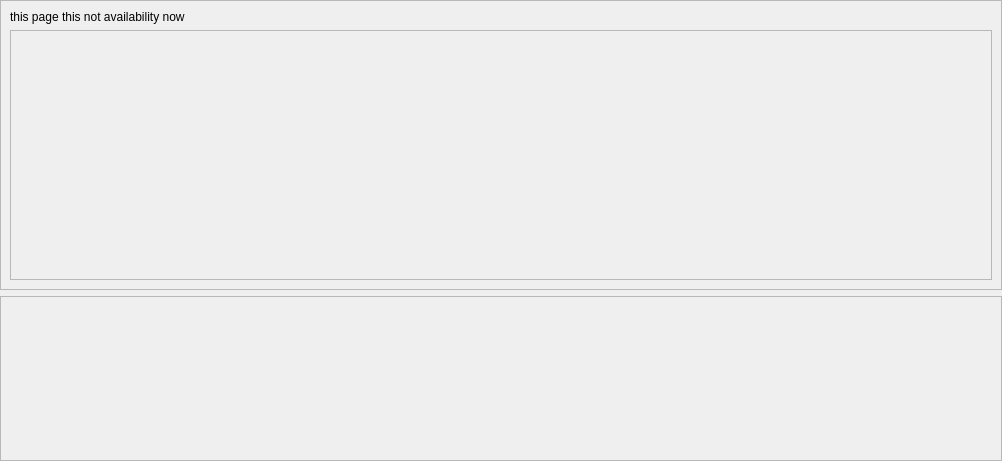
                   <widget class="QWidget" name="scrollAreaWidgetContents_2">
                    <property name="geometry">
                     <rect>
                      <x>0</x>
                      <y>0</y>
                      <width>1002</width>
                      <height>461</height>
                     </rect>
                    </property>
                    <layout class="QVBoxLayout" name="verticalLayout_27">
                     <property name="leftMargin">
                      <number>0</number>
                     </property>
                     <property name="topMargin">
                      <number>0</number>
                     </property>
                     <property name="rightMargin">
                      <number>0</number>
                     </property>
                     <property name="bottomMargin">
                      <number>0</number>
                     </property>
                     <item>
                      <widget class="QFrame" name="frame_34">
                       <property name="frameShape">
                        <enum>QFrame::Shape::StyledPanel</enum>
                       </property>
                       <property name="frameShadow">
                        <enum>QFrame::Shadow::Raised</enum>
                       </property>
                       <layout class="QVBoxLayout" name="verticalLayout_21">
                        <item>
                         <widget class="QLabel" name="arithmetic">
                          <property name="maximumSize">
                           <size>
                            <width>16777215</width>
                            <height>60</height>
                           </size>
                          </property>
                          <property name="text">
                           <string>&lt;html&gt;&lt;head/&gt;&lt;body&gt;&lt;p&gt;this page this not availability now&lt;/p&gt;&lt;/body&gt;&lt;/html&gt;</string>
                          </property>
                         </widget>
                        </item>
                        <item>
                         <widget class="QFrame" name="frame_38">
                          <property name="minimumSize">
                           <size>
                            <width>0</width>
                            <height>250</height>
                           </size>
                          </property>
                          <property name="maximumSize">
                           <size>
                            <width>16777215</width>
                            <height>2000</height>
                           </size>
                          </property>
                          <property name="frameShape">
                           <enum>QFrame::Shape::StyledPanel</enum>
                          </property>
                          <property name="frameShadow">
                           <enum>QFrame::Shadow::Raised</enum>
                          </property>
                          <layout class="QVBoxLayout" name="verticalLayout_12">
                           <property name="spacing">
                            <number>6</number>
                           </property>
                           <item>
                            <widget class="QFrame" name="frame_35">
                             <property name="styleSheet">
                              <string notr="true">border:none;
border-radius: 10px;</string>
                             </property>
                             <property name="frameShape">
                              <enum>QFrame::Shape::StyledPanel</enum>
                             </property>
                             <property name="frameShadow">
                              <enum>QFrame::Shadow::Raised</enum>
                             </property>
                             <layout class="QHBoxLayout" name="horizontalLayout_11">
                              <property name="spacing">
                               <number>0</number>
                              </property>
                              <property name="leftMargin">
                               <number>0</number>
                              </property>
                              <property name="topMargin">
                               <number>0</number>
                              </property>
                              <property name="rightMargin">
                               <number>0</number>
                              </property>
                              <property name="bottomMargin">
                               <number>0</number>
                              </property>
                              <item>
                               <widget class="QFrame" name="frame_36">
                                <property name="styleSheet">
                                 <string notr="true">border:none;</string>
                                </property>
                                <property name="frameShape">
                                 <enum>QFrame::Shape::StyledPanel</enum>
                                </property>
                                <property name="frameShadow">
                                 <enum>QFrame::Shadow::Raised</enum>
                                </property>
                                <layout class="QVBoxLayout" name="verticalLayout_10">
                                 <property name="spacing">
                                  <number>6</number>
                                 </property>
                                 <property name="leftMargin">
                                  <number>0</number>
                                 </property>
                                 <property name="topMargin">
                                  <number>0</number>
                                 </property>
                                 <property name="rightMargin">
                                  <number>5</number>
                                 </property>
                                 <property name="bottomMargin">
                                  <number>0</number>
                                 </property>
                                </layout>
                               </widget>
                              </item>
                             </layout>
                            </widget>
                           </item>
                          </layout>
                         </widget>
                        </item>
                       </layout>
                      </widget>
                     </item>
                     <item>
                      <widget class="QFrame" name="frame_44">
                       <property name="frameShape">
                        <enum>QFrame::Shape::StyledPanel</enum>
                       </property>
                       <property name="frameShadow">
                        <enum>QFrame::Shadow::Raised</enum>
                       </property>
                       <layout class="QVBoxLayout" name="verticalLayout_29"/>
                      </widget>
                     </item>
                    </layout>
                   </widget>
